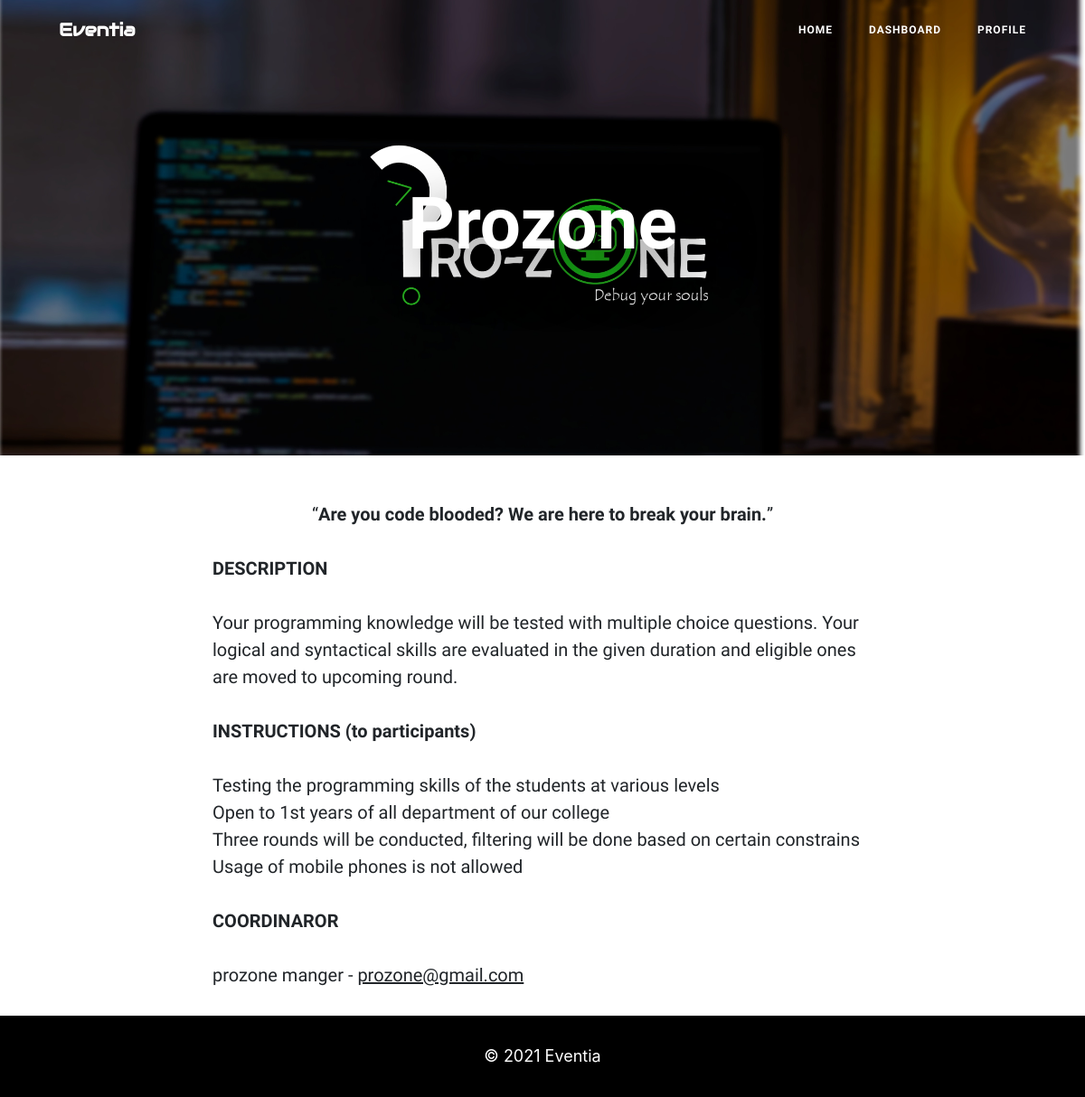
Screenshot of /events/prozone/ with the database file from the repository.
### core/models.py (models this page shows, shortened)
class Event(models.Model):
	class Meta:
		verbose_name = _('event')
		verbose_name_plural = _('events')
	def date_validator(value):
		if value:
			if value < date.today():
				raise ValidationError(_('Event date cannot be in the past'))
			else:
				return value
		raise ValidationError(_('Event date must be set'))
	name = models.CharField(_('event name'), max_length=30, unique=True)
	description = models.TextField(_('event description'))
	tags = models.TextField(_('event tags'), help_text=_('seperate the tags with a \",\"'))
	levels = models.PositiveIntegerField(_('total levels in the event'), validators=[MaxValueValidator(10)])
	date = models.DateField(_('date of event'), validators=[date_validator])
	time = models.TimeField(_('Starting Time of event'), null=True)
	location = models.CharField(_('location of the event'), max_length=100)
	slogan = models.TextField(_('slogan'), blank=True, null=True)
	quote = models.TextField(_('quote'), blank=True, null=True)
	instructions = models.TextField(_('instructions'), help_text=_('Instructions for the participants'), null=True)
	head_user = models.ForeignKey(settings.AUTH_USER_MODEL, on_delete=models.CASCADE, null=True, limit_choices_to={'is_staff': True})
	slug = models.SlugField(help_text=_('url value field for events'), null=True, unique=True)
	image = models.ImageField(upload_to = 'events/', null=True)

class User(AbstractUser):
	class Meta:
		verbose_name = _('user')
		verbose_name_plural = _('users')
	first_name = None
	last_name = None
	username = None
	YEAR_CHOICES = (
		('1st', '1st'),
		('2nd', '2nd'),
		('3rd', '3rd'),
		('4th', '4th'),
		('5th', '5th'),
	)
	name = models.CharField(_('name'), max_length=30, validators=[MinLengthValidator(3)])
	email = models.EmailField(_('email address'), primary_key=True)
	contact = PhoneNumberField(_('contact number'), max_length=13, null=True, blank=True, unique=True, help_text=_('Contact Number is optional'))
	college_id_number = models.CharField(_('college roll number'), max_length=20, unique=True)
	college = models.CharField(_('college'), max_length=150)
	department = models.CharField(_('department'), max_length=60)
	course = models.CharField(_('course'), max_length=20)
	year = models.CharField(_('year'), choices=YEAR_CHOICES, max_length=3)
	events = models.ManyToManyField(Event, blank=True)
	USERNAME_FIELD = 'email'
	REQUIRED_FIELDS = ['name', 'college_id_number', 'college', 'department', 'course', 'year']
	objects = User_Manager()

### core/views.py (the view)
# urls.py: path('events/<slug:slug>/', EventDetailView.as_view(), name='events'),
class EventDetailView(DetailView):
    model = Event
    template_name = 'dashboard/events.html'

### templates/dashboard/events.html (shortened to what this page needs)
{% extends "../base.html" %}
{% load static %}
{% block css %}
	<link href="{% static 'events/vendor/bootstrap/css/bootstrap.min.css' %}" rel="stylesheet">
	<link href="{% static 'events/css/clean-blog.min.css' %}" rel="stylesheet">
{% endblock %}
{% block body %}
	<nav class="navbar navbar-expand-lg navbar-light fixed-top" id="mainNav">
		<div class="container">
			<a class="navbar-brand" href="{% url 'home' %}" style="font-family: 'Audiowide', cursive;">Eventia</a>
			<div class="collapse navbar-collapse" id="navbarResponsive">
				<ul class="navbar-nav ml-auto">
					<li class="nav-item">
						<a class="nav-link" style="font-family: 'ZCOOL KuaiLe', cursive;" href="{% url 'home' %}">Home</a>
					</li>
					<li class="nav-item">
						<a class="nav-link" style="font-family: 'ZCOOL KuaiLe', cursive;" href="{% url 'dashboard' %}">Dashboard</a>
					</li>
					<li class="nav-item">
						<a class="nav-link" style="font-family: 'ZCOOL KuaiLe', cursive;" href="{% url 'profile' %}">Profile</a>
					</li>
				</ul>
			</div>
		</div>
	</nav>
	<header class="masthead" style="background-image: url('{{ object.image.url }}')">
		<div class="container">
			<div class="row">
			<div class="col-lg-8 col-md-10 mx-auto">
				<div class="site-heading">
					<h1 style="font-family: 'ZCOOL KuaiLe', cursive;color:white;text-shadow: 20px 20px 65px black;">{{ object.name|capfirst }}</h1>
				</div>
			</div>
			</div>
		</div>
	</header>
	<div class="container">
		<div class="row">
		<div class="col-lg-8 col-md-10 mx-auto">
			<div class="post-preview">
				{% if object.quote %}
				<center><q><b>{{ object.quote|capfirst }}</b></q></center>
				{% endif %}
				<p><b>DESCRIPTION</b></p>
				<p>{{ object.description|capfirst|linebreaks }}</p>
				{% if object.quote %}
				<p><b>INSTRUCTIONS (to participants)</b></p>
				<p>{{ object.instructions|capfirst|linebreaks }}</p>
				{% endif %}
				<p><b>COORDINAROR</b></p>
				{% if object.head_user.contact %}
				<p>{{object.head_user.name}} - <a href="tel:{{object.head_user.contact}}">{{object.head_user.contact}}</a></p>
				{% else %}
				<p>{{object.head_user.name}} - <a href="mailto:{{object.head_user.email}}" target="_blank">{{object.head_user.email}}</a></p>
				{% endif %}
			</div>
		</div>
		</div>
	</div>
	<footer>
		<div class="container">
			<div class="row">
				<div class="col-md-12">
					<span class="copyright"><font color="white">&copy; 2021 Eventia</font></span>
				</div>
			</div>
		</div>
	</footer>
{% endblock %}

### templates/dashboard/events.html (style rules this page uses)
body { font-family: 'IM Fell Double Pica SC', serif; }

### rows the page displays
Event: image (picture), name "Prozone", quote "Are you code blooded? We are here to break your brain.", description "Your programming knowledge will be tested with multiple choice questions. Your logical and syntactical skills are evaluated in the given duration and eligible ones are moved to upcoming round.", instructions "Testing the programming skills of the students at various levels Open to 1st years of all department of our college Three rounds will be conducted, filtering will be done based on certain constrains Usage of mobile phones is not allowed", head_user.name "prozone manger", head_user.email "prozone@gmail.com"
